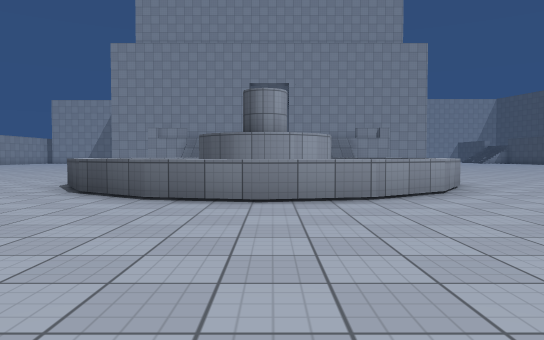
[1] (above)

24 first-person views from a walk through a scene from a Unity 3-D project. The camera is 1.4 m above the floor, tilts 2° down and sees 70° across. The floor is counted in squares, 2 m on a side. Each view is taken from the middle of a square. On the plan, view 1 faces up. The plan holds only what a view shows up to about 11 squares ahead; the rest is blank. The place goes on beyond the plan. Surface patterns are stand-ins for the level's own textures.

[2]
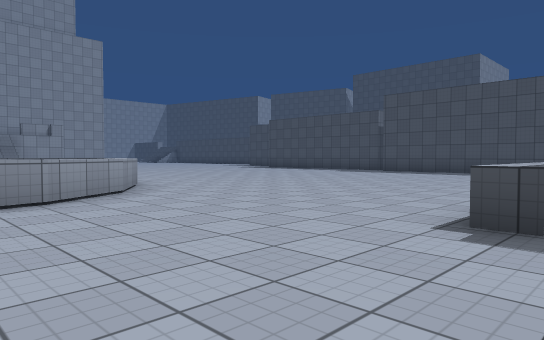

[3]
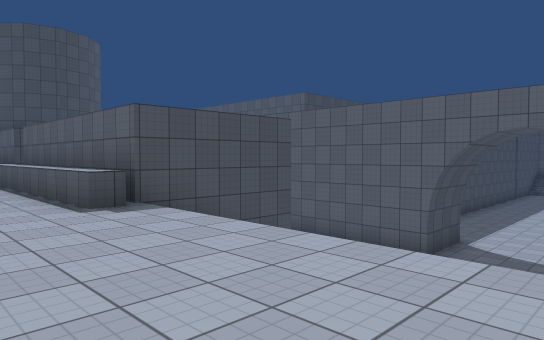

[4]
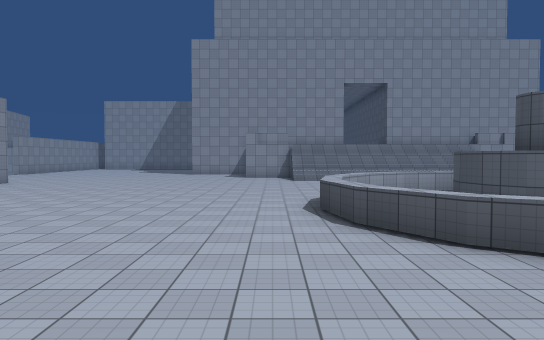

[5]
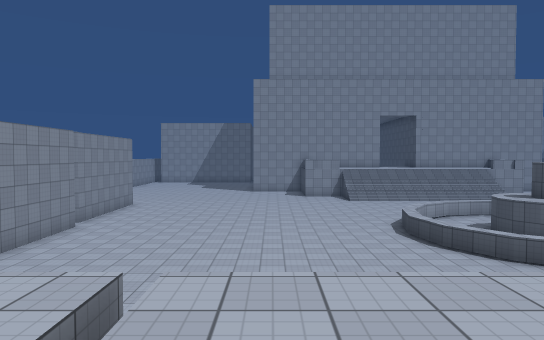

[6]
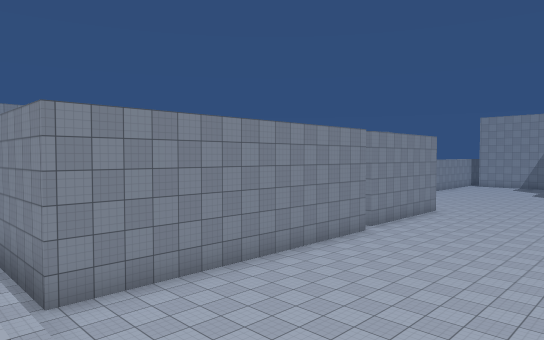

[7]
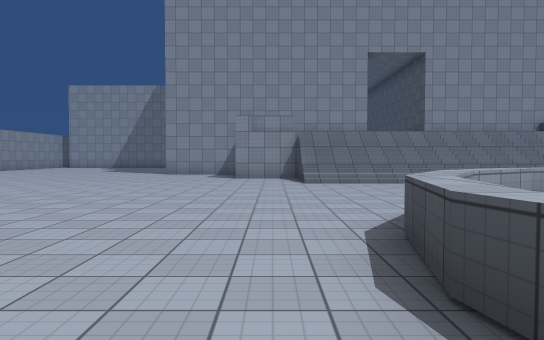

[8]
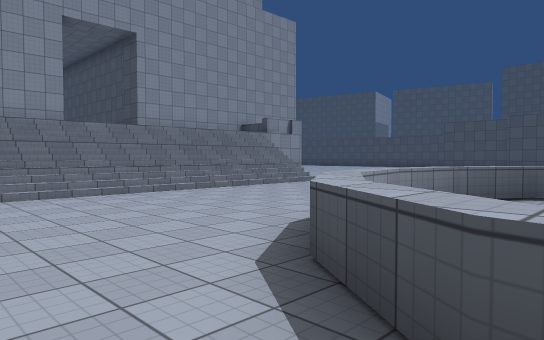

[9]
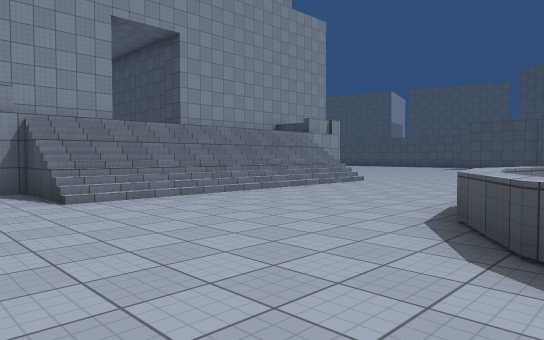

[10]
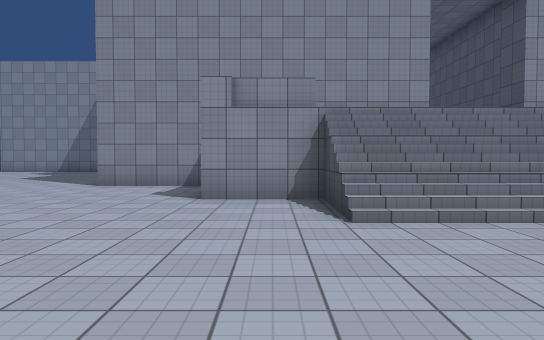

[11]
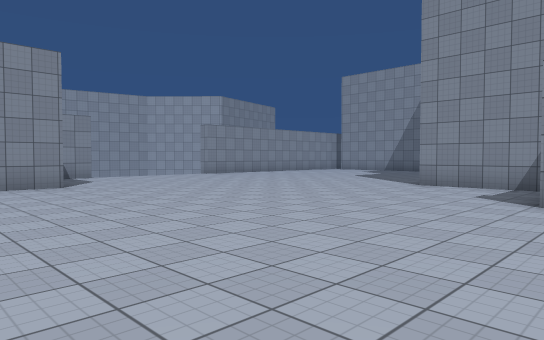

[12]
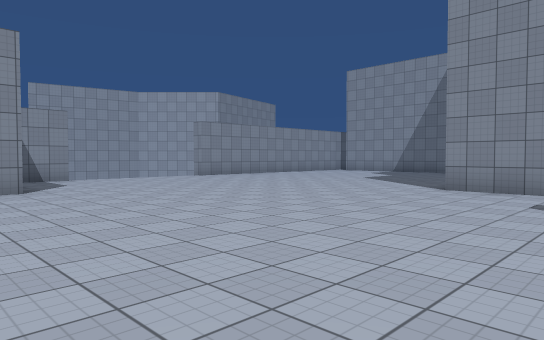

[13]
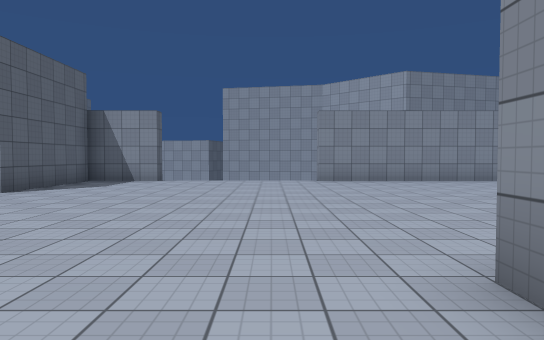

[14]
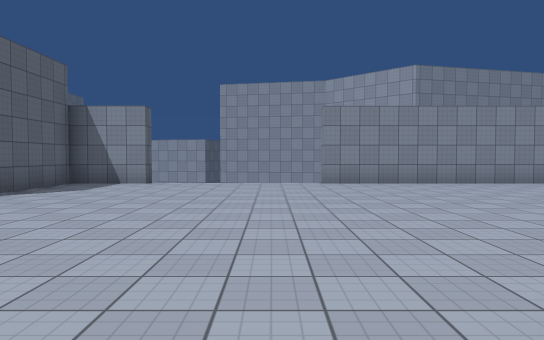

[15]
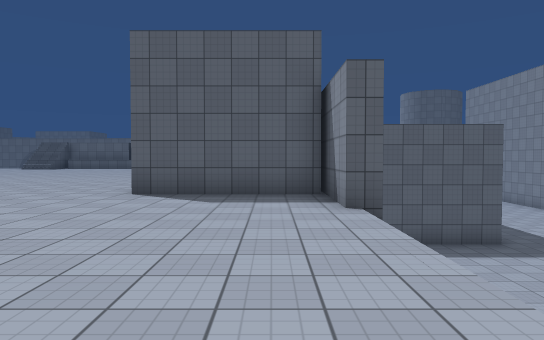

[16]
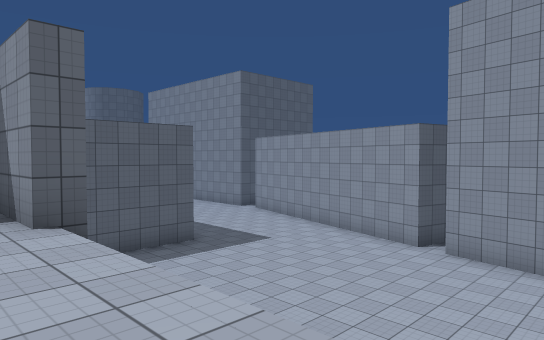

[17]
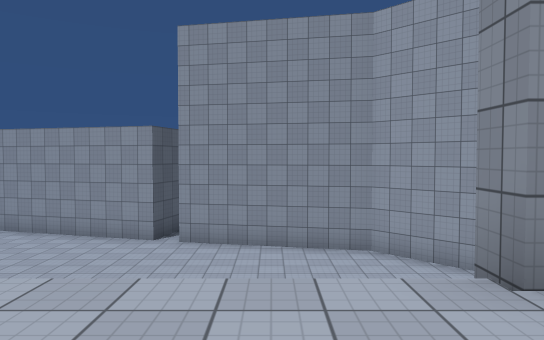

[18]
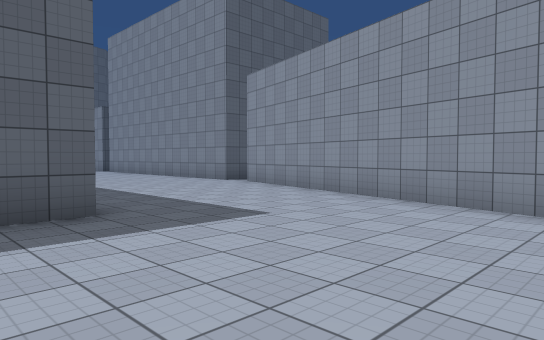

[19]
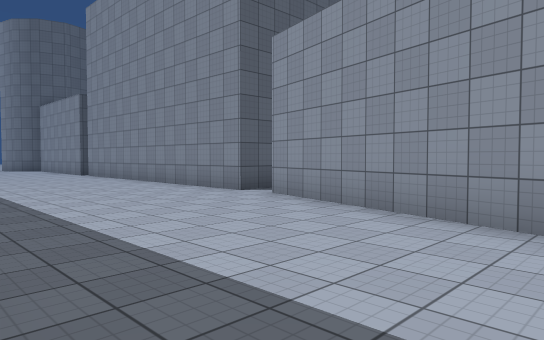

[20]
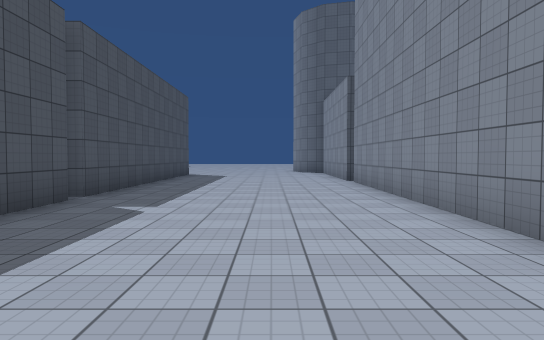

[21]
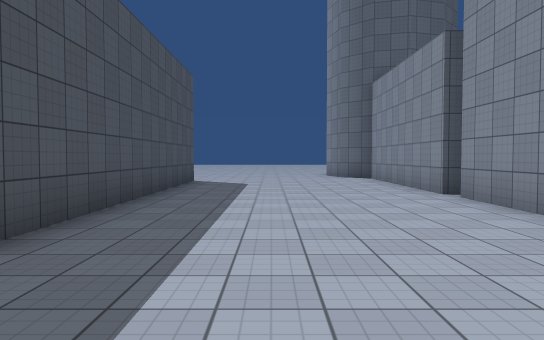

[22]
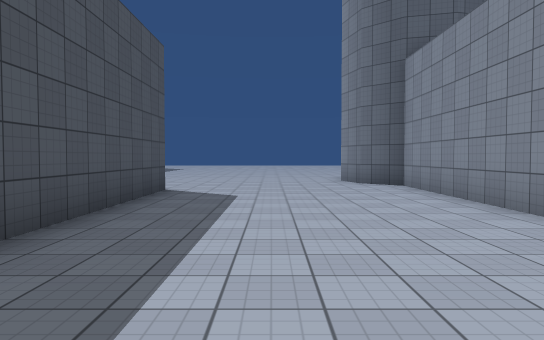

[23]
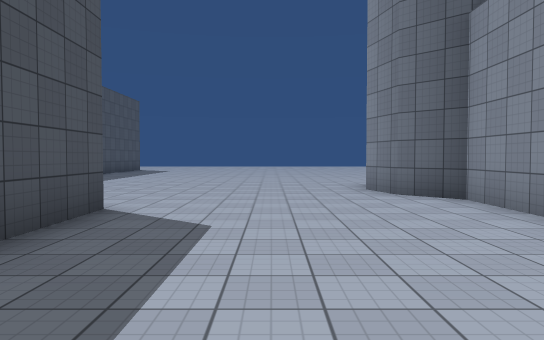

[24]
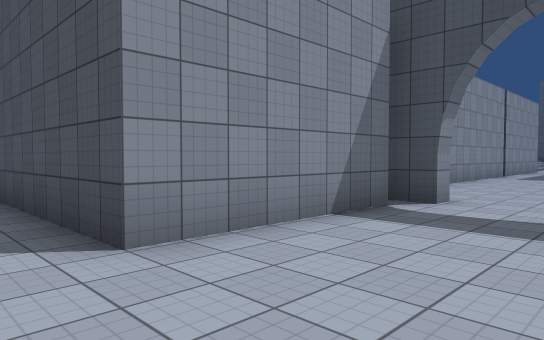

### Floor plan
Key: @ floor where view 1 was taken; # wall or solid block; . main floor; - floor 3 m lower than the main floor; : floor 3 m higher than the main floor; / step, stairs or slope; = window, fence, low wall or low ledge; ^ raised ledge; v drop or lower ground.
Columns run from 29 left of view 1 to 9 right of it. Each row starts with its distance up from view 1.
 25     ##-    #..... ..
 24     #--    #........
 23    ##--    #........#### ###
 22    #---    /...........#
 21    #----   /...........^
 20    #-----  /...........=
 19    #-----  /.............///////
 18   ##-----  /.............////////
 17   #------  #............./////////
 16   #------  #.......................
 15  ##------  ####....................
 14  #-------      ..................
 13  #-----###      ...............
 12  #-----         ...........^^ ^^
 11 ##----          ..........^    .^  ..
 10 #-----         ..........^.     ^ ...
  9 ------        #..........^  ###  ...
  8 #-----        #..........^  ### ^....
  7 #------       #...........^  #  ^.....
  6 #------#      #...........^^   ^.......
  5 #------#      #.............^^^........
  4 #------#      #.....  .................
  3 #------#      #.....       ............
  2 #------#    ###...      /  ..........
  1 #------#     ^^^^^         ......^^^^^^
  0  ------#            v::    //@///######
 -1 #------#            :::          #
 -2 #------#             :           #
 -3 #------#       ###               #
 -4 #------#####-------
 -5 #------------------
 -6 ##------------               --####
 -7  ##------                    --#

Positions as (right, up) in squares from view 1, and headings:
1: (0, 0), facing up
2: (0, 0), facing up-right
3: (-2, 3), facing down-right
4: (-5, 2), facing up
5: (-8, -2), facing up
6: (-8, 0), facing up-left
7: (-5, 7), facing up
8: (-5, 10), facing up-right
9: (-6, 11), facing up-right
10: (-5, 13), facing up
11: (-5, 13), facing up-left
12: (-6, 14), facing up-left
13: (-7, 21), facing left
14: (-8, 21), facing left
15: (-17, 23), facing down
16: (-17, 22), facing down-left
17: (-16, 21), facing left
18: (-21, 18), facing down-left
19: (-23, 15), facing down-left
20: (-26, 11), facing down
21: (-25, 7), facing down
22: (-25, 4), facing down
23: (-25, 1), facing down
24: (-24, -7), facing up-right
